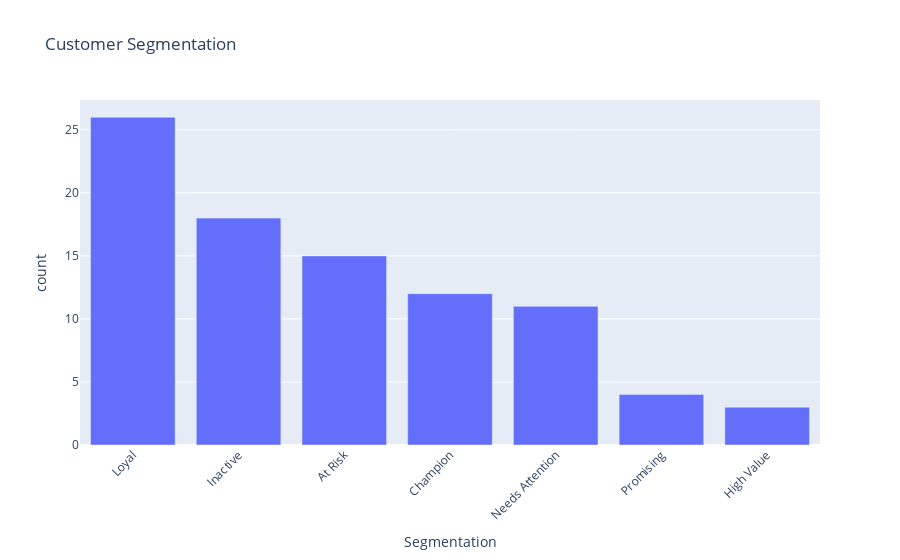

Notebook cell for this chart:
### Code cell
# Create an interactive bar chart using plotly.express
fig = px.bar(simplified_segment_counts, x='Simplified_Segment', y='count',
             title='Customer Segmentation', labels={'Simplified_Segment': 'Segmentation', 'Count': 'Count'})

# Customize the layout if needed
fig.update_layout(xaxis=dict(tickangle=-45))

# Show the plot
fig.show()

### Figure 1 — Plotly figure (JSON) as saved in the notebook; plotly's stock layout.template omitted (floating-point values rounded to 4 significant figures)
{"data": [{"alignmentgroup": "True", "hovertemplate": "Segmentation=%{x}<br>count=%{y}<extra></extra>", "legendgroup": "", "marker": {"color": "#636efa", "pattern": {"shape": ""}}, "name": "", "offsetgroup": "", "orientation": "v", "showlegend": false, "textposition": "auto", "type": "bar", "x": ["Loyal", "Inactive", "At Risk", "Champion", "Needs Attention", "Promising", "High Value"], "xaxis": "x", "y": [26, 18, 15, 12, 11, 4, 3], "yaxis": "y"}], "layout": {"barmode": "relative", "legend": {"tracegroupgap": 0}, "title": {"text": "Customer Segmentation"}, "xaxis": {"anchor": "y", "domain": [0, 1], "tickangle": -45, "title": {"text": "Segmentation"}}, "yaxis": {"anchor": "x", "domain": [0, 1], "title": {"text": "count"}}}}
